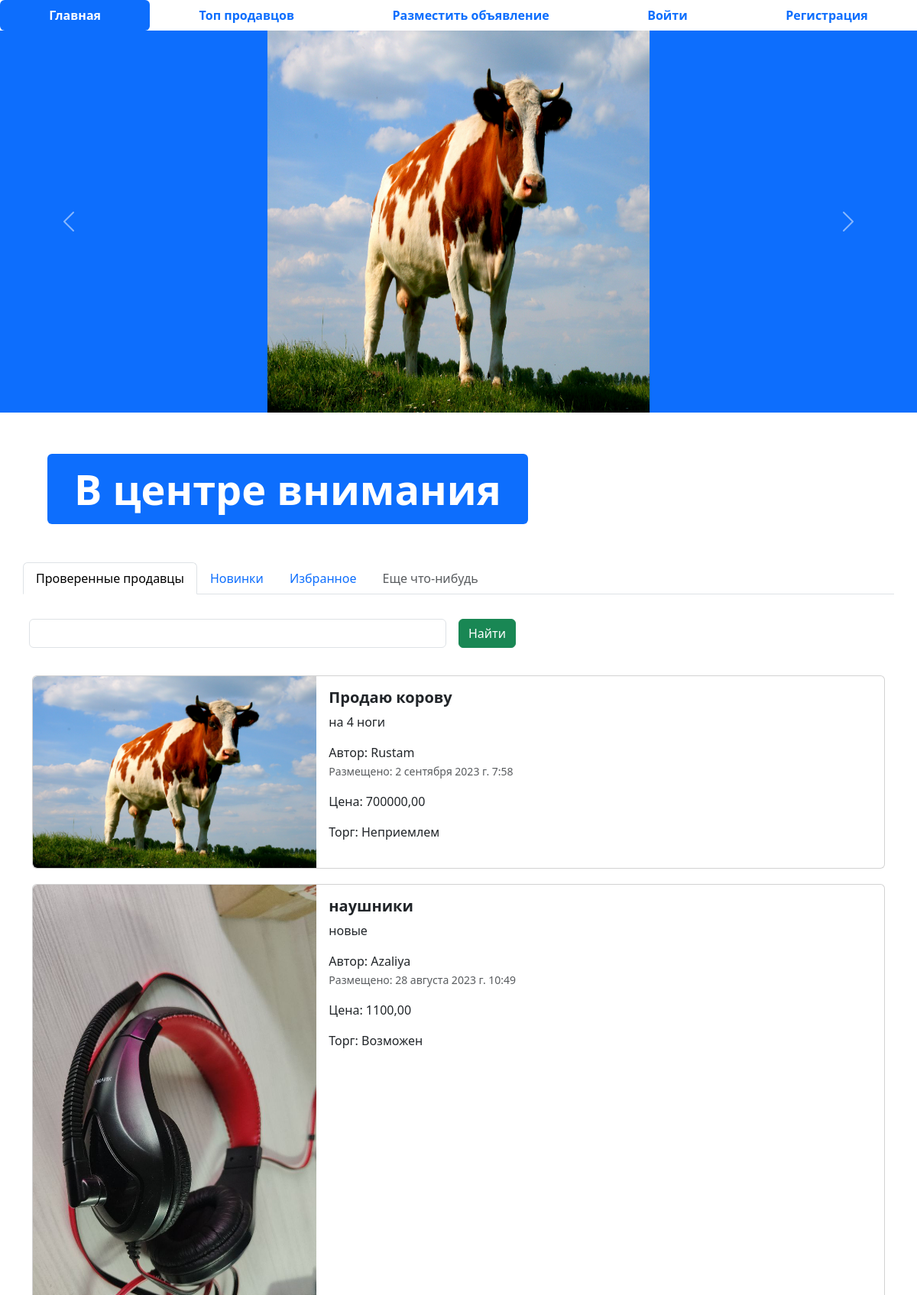
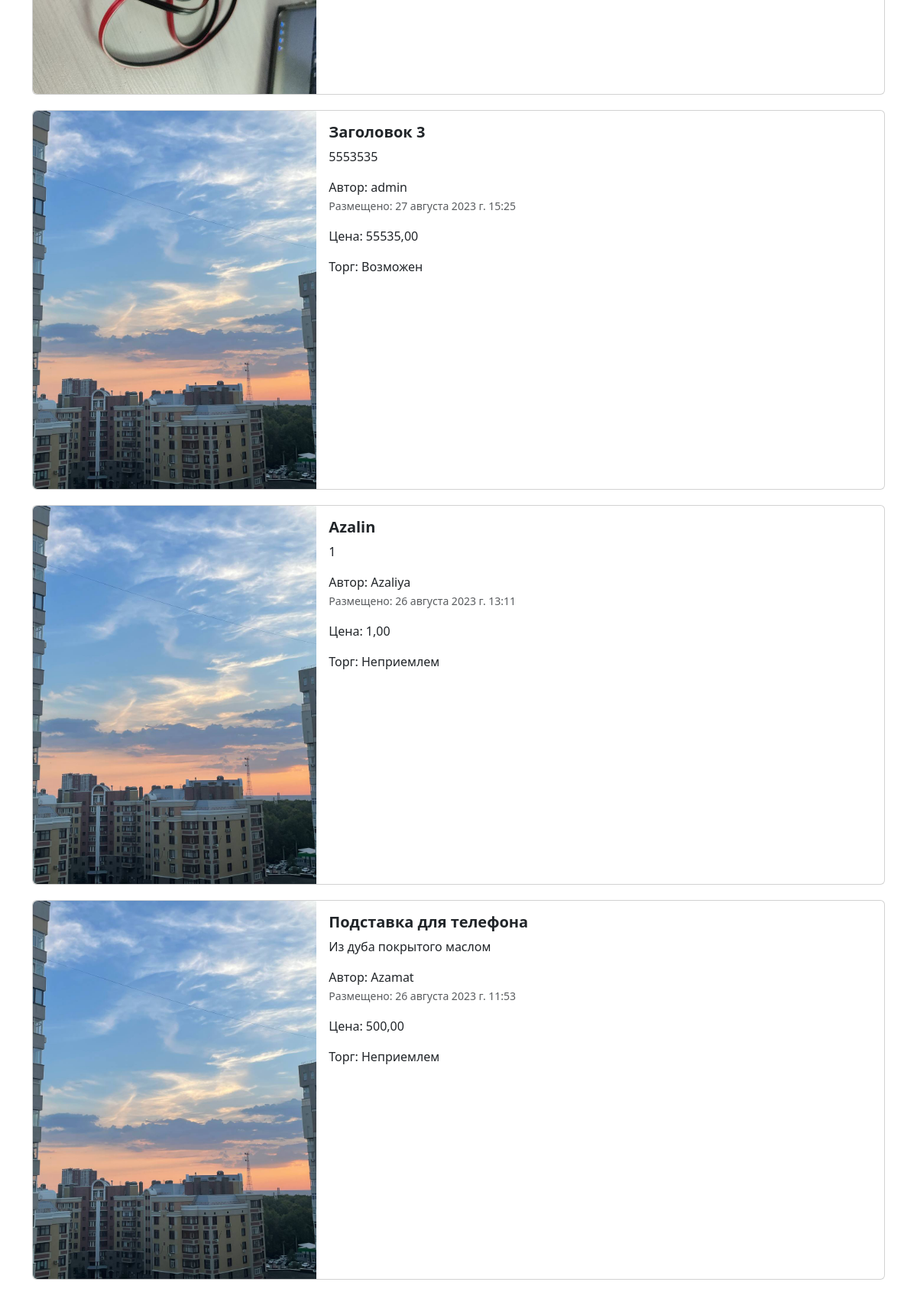
The page / (upper part) on the database its author committed (2 pictures, top to bottom).
### app_advertisements/models.py (models this page shows, shortened)
class Advertisement(models.Model):
    title = models.CharField("Заголовок", max_length=128)
    description = models.TextField("Описание")
    price = models.DecimalField("Цена", max_digits=10, decimal_places=2) #IntegerField - целые числа .. DecimalField - плавающиеся
    auction = models.BooleanField("Торг", help_text="Уместен или нет")
    created_at = models.DateTimeField(auto_now_add=True)
    updated_at = models.DateTimeField(auto_now=True)
    user = models.ForeignKey(User, verbose_name="Пользователь", on_delete=models.CASCADE)
    image = models.ImageField("Изображения", upload_to="advertisements/")
    class Meta:
        db_table = 'advertisements'
    def get_absolute_url(self):
        return reverse('adv-detail', kwargs={'pk': self.pk})

### app_advertisements/views.py (the view)
# urls.py: path('', index),
def index(request):
    title = request.GET.get("query")
    if title:
        advertisements = Advertisement.objects.filter(title__contains=title)
    else:
        advertisements = Advertisement.objects.all()
    cntext = {
        "advertisements": advertisements,
        "title": title
        }
    return render(request, 'app_advertisments/index.html', cntext)

### templates/app_advertisments/index.html (shortened to what this page needs)
{% extends 'base.html' %}
{% load static %}
{% block content %}
<ul class="nav nav-pills sticky-top bg-white nav-fill">
  <li class="nav-item">
    <a class="nav-link active" aria-current="page" href={% url 'glav' %}><span style="font-weight: bold;">Главная</span>
  </li>
  <li class="nav-item">
    <a class="nav-link" href={% url 'top_sellers' %}><span style="font-weight: bold;">Топ продавцов</span>
  </li>
  <li class="nav-item">
    <a class="nav-link" href={% url 'advertisement_post' %}><span style="font-weight: bold;">Разместить объявление</span>
  </li>
  {% if user.is_authenticated %}
      <li class="nav-item">
        <a class="nav-link" href={% url 'profile' %}><span style="font-weight: bold;">Профиль</span>
        </a>
      </li>
      <li class="nav-item">
        <a class="nav-link" href={% url 'logout' %}><span style="font-weight: bold;">Выйти</span>
        </a>
      </li>
  {% else %}
      <li class="nav-item">
        <a class="nav-link" href={% url 'login' %}><span style="font-weight: bold;">Войти</span>
      </li>
      <li class="nav-item">
        <a class="nav-link" href={% url 'register' %}><span style="font-weight: bold;">Регистрация</span>
      </li>
  {% endif %}
</ul>
<div id="carouselExampleControls" class="carousel slide bg-primary" data-bs-ride="carousel">
  <div class="carousel-inner">
    {% for adv in advertisements reversed %}  {% comment %} |slice:"-5" {% endcomment %}
    <div class="carousel-item{% if forloop.first %} active{% endif %}">
      {% if adv.image %}
        <img src="{{ adv.image.url }}" width="500" height="500" class="mx-auto d-block w-33" alt="...">
      {% else %}
        <img src="{% static 'img/adv.png' %}" width="500" height="500" class="mx-auto d-block w-33" alt="...">
      {% endif %}
    </div>
  {%endfor%}
</div>
  <button class="carousel-control-prev" type="button" data-bs-target="#carouselExampleControls" data-bs-slide="prev">
    <span class="carousel-control-prev-icon" aria-hidden="true"></span>
  </button>
  <button class="carousel-control-next" type="button" data-bs-target="#carouselExampleControls" data-bs-slide="next">
    <span class="carousel-control-next-icon" aria-hidden="true"></span>
  </button>
</div>
<div class="container" style="margin: 50px;">
  <div class="display-2">
    <span class="badge bg-primary">В центре внимания</span>
  </div>
</div>
<div class="container">
  <div class="row">
    <ul class="nav nav-tabs bg-white">
      <li class="nav-item">
        <a class="nav-link active" aria-current="page" href="#">Проверенные продавцы</a>
      </li>
      <li class="nav-item">
        <a class="nav-link" href="#">Новинки</a>
      </li>
      <li class="nav-item">
        <a class="nav-link" href="#">Избранное</a>
      </li>
      <li class="nav-item">
        <a class="nav-link disabled" href="#" tabindex="-1" aria-disabled="true">Еще что-нибудь</a>
      </li>
    </ul>
    <form class="row g-3" method="get">
      <div class="col-auto w-50">
        <input name="query" type="text" value="{% if title %}{{ title }}{% endif %}" class="form-control">
      </div>
      <div class="col-auto">
        <button type="submit" class="btn btn-success mb-3">Найти</button>
      </div>
    </form>
  </div>
{% for adv in advertisements reversed %}
  <div class="col">
    <div class="card mb-2" style="max-width: 1200px; margin-top: 20px;">
      <div class="row g-0">
        <div class="col-md-4">
          <a class="nav-link" href={{ adv.get_absolute_url}}>
            <img src="{% if adv.image %} {{ adv.image.url }} {% else %} {% static "img/adv.png" %} {% endif %}" class="img-fluid rounded-start" alt="Card title"> {% comment %} /static/img/adv.png {% endcomment %}
          </a>
        </div>
        <div class="col-md-8">
          <div class="card-body">
            <h5 class="card-title">
              <a class="nav-link" href={{ adv.get_absolute_url}}><strong>{{ adv.title }}</strong></a>
            </h5>
            <a class="nav-link" href={{ adv.get_absolute_url}}>
              <p class="card-text">
                {{ adv.description }}
              </p>
              <span>Автор: {{ adv.user }}</span>
              <p class="card-text"><small class="text-muted">Размещено: {{ adv.created_at }}</small></p>
              <span>Цена: {{ adv.price }}</span> </p>
              <span>Торг:  {% if adv.auction %} Возможен {% else %} Неприемлем {% endif %}</span>
            </a>
          </div>
        </div>
      </div>
    </div>
{% endfor %}
  </div>
</div>
{% endblock %}

### templates/base.html (shortened to what this page needs)
{% load static %}
<!DOCTYPE html>
<html lang="en">
<head>
    {% load static %}
    <link rel="stylesheet" href="{% static 'css/bootstrap.min.css' %}">
    <link rel="stylesheet" href="{% static 'css/fontello.css' %}">
</head>
<body>
    {% block content %}
    {% endblock %}
</body>
</html>

### rows shown on the page
Advertisement: image (picture), title "Продаю корову", description "на 4 ноги", user "Rustam", created_at "2 сентября 2023 г. 7:58", price "700000,00", auction "Неприемлем"
Advertisement: image (picture), title "наушники", description "новые", user "Azaliya", created_at "28 августа 2023 г. 10:49", price "1100,00", auction "Возможен"
Advertisement: image (picture), title "Заголовок 3", description "5553535", user "admin", created_at "27 августа 2023 г. 15:25", price "55535,00", auction "Возможен"
Advertisement: image (picture), title "Azalin", description "1", user "Azaliya", created_at "26 августа 2023 г. 13:11", price "1,00", auction "Неприемлем"
Advertisement: image (picture), title "Подставка для телефона", description "Из дуба покрытого маслом", user "Azamat", created_at "26 августа 2023 г. 11:53", price "500,00", auction "Неприемлем"
